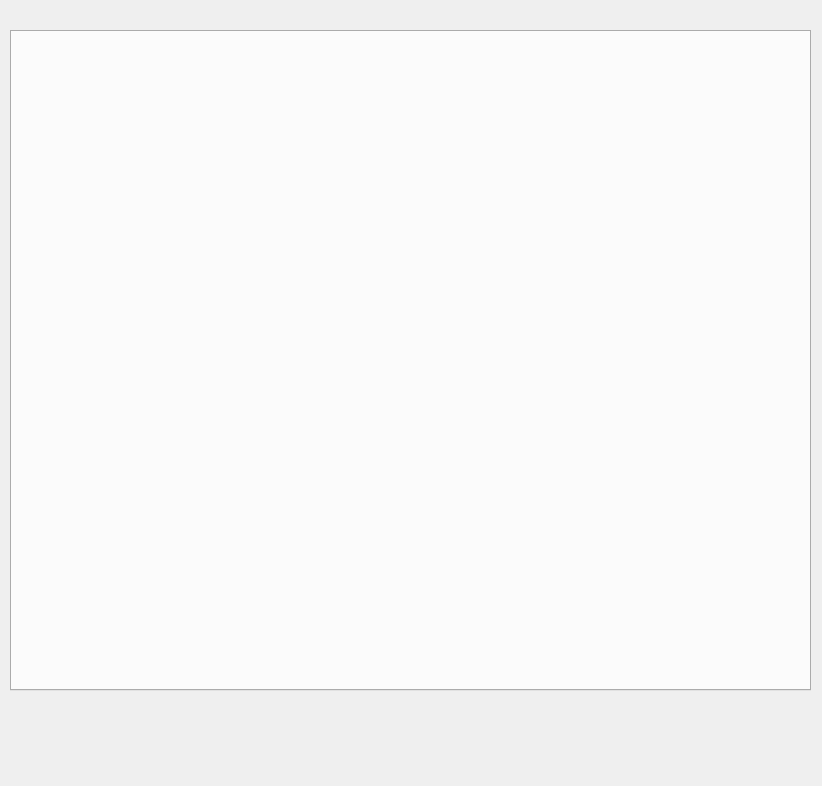
<?xml version="1.0" encoding="UTF-8"?>
<ui version="4.0">
 <class>MainWindow</class>
 <widget class="QDialog" name="MainWindow">
  <property name="geometry">
   <rect>
    <x>0</x>
    <y>0</y>
    <width>822</width>
    <height>786</height>
   </rect>
  </property>
  <property name="baseSize">
   <size>
    <width>800</width>
    <height>600</height>
   </size>
  </property>
  <property name="windowTitle">
   <string>MainWindow</string>
  </property>
  <widget class="QLabel" name="label">
   <property name="geometry">
    <rect>
     <x>10</x>
     <y>700</y>
     <width>801</width>
     <height>81</height>
    </rect>
   </property>
   <property name="text">
    <string/>
   </property>
  </widget>
  <widget class="QTabWidget" name="tabWidget">
   <property name="geometry">
    <rect>
     <x>10</x>
     <y>30</y>
     <width>801</width>
     <height>661</height>
    </rect>
   </property>
  </widget>
 </widget>
 <layoutdefault spacing="6" margin="11"/>
 <resources/>
 <connections/>
</ui>
